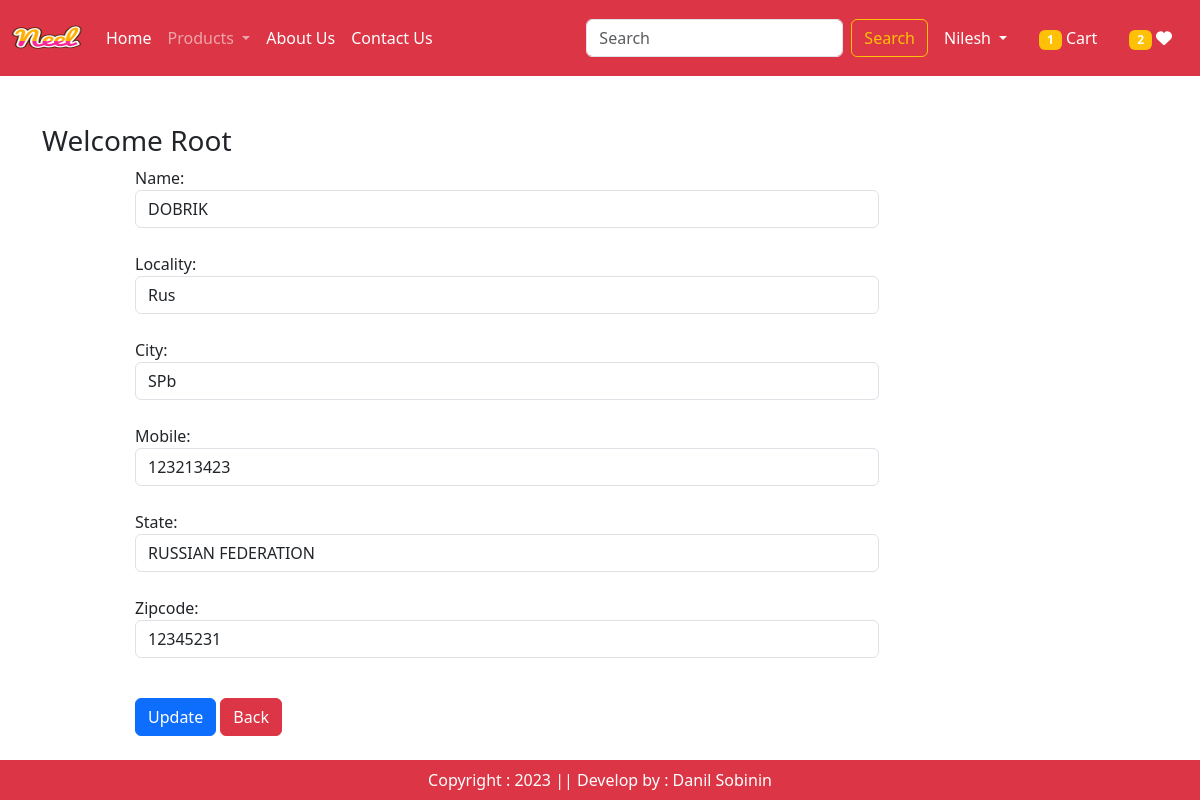
/updateAddress/10 (signed in), run on the app's committed database.
### app/models.py (models this page shows, shortened)
class Customer(models.Model):
    user = models.ForeignKey(User, on_delete=models.CASCADE)
    name = models.CharField(max_length=200)
    locality = models.CharField(max_length=200)
    city = models.CharField(max_length=50)
    mobile = models.IntegerField(default=0)
    zipcode = models.IntegerField()
    state = models.CharField(choices=STATE_CHOICES, max_length=100)

### app/views.py (the view, shortened to what this page needs)
# urls.py: path('updateAddress/<int:pk>', views.updateAddress.as_view(), name='updateAddress'),
@method_decorator(login_required, name='dispatch')
class updateAddress(View):
    def get(self, request, pk):
        add = Customer.objects.get(pk=pk)
        form = CustomerProfileForm(instance=add)
        totalitem = 0
        wishitem = 0
        if request.user.is_authenticated:
            totalitem = len(Cart.objects.filter(user=request.user))
            wishitem = len(Wishlist.objects.filter(user=request.user))
        return render(request, 'app/updateAddress.html', locals())

### app/forms.py
class CustomerProfileForm(forms.ModelForm):
    class Meta:
        model = Customer
        fields = ['name', 'locality', 'city', 'mobile', 'state', 'zipcode']
        widgets = {
            'name': forms.TextInput(attrs={'class': 'form-control'}),
            'locality': forms.TextInput(attrs={'class': 'form-control'}),
            'city': forms.TextInput(attrs={'class': 'form-control'}),
            'mobile': forms.NumberInput(attrs={'class': 'form-control'}),
            'state': forms.Select(attrs={'class': 'form-control'}),
            'zipcode': forms.NumberInput(attrs={'class': 'form-control'}),
        }

### app/templates/app/updateAddress.html (shortened to what this page needs)
{% extends 'app/base.html' %}
{% load static %}
{% block main-content %}
    <div class="container my-5">
        <div class="row">
            <h3> Welcome <span class="text-capitalize"> {{ request.user }} </span></h3>
        </div>
        <div class="col-sm-8 offset-sm-1">
            <form action="" method="post">
                {% for fm in form %}
                	{{ fm.label_tag }} {{ fm }} <small class="text-danger"> {{ fm.errors|striptags }} </small><br/>
                {% endfor %}
                <div class="col-12 mt-3">
                    <button type="submit" class="btn btn-primary"> Update </button>
                    <a href="{% url 'address' %}" type="button" class="btn btn-danger"> Back </a>
                </div>
            </form>
        </div>
    </div>
{% endblock main-content %}

### data on the page
Customer: form "DOBRIK" "Rus" "SPb" "123213423" "RUSSIAN FEDERATION" "12345231"

### other printed values
{{ totalitem }} "1"
{{ wishitem }} "2"
{{ request.user }} "Root"
{{ fm.label_tag }} "Name:" "Locality:" "City:" "Mobile:" "State:" "Zipcode:"
